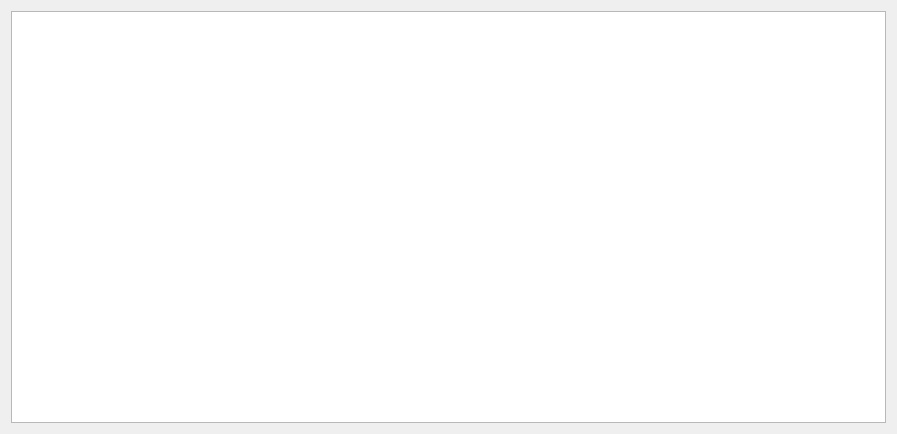
<?xml version="1.0" encoding="UTF-8"?>
<ui version="4.0">
 <class>FormTableView</class>
 <widget class="QWidget" name="FormTableView">
  <property name="geometry">
   <rect>
    <x>0</x>
    <y>0</y>
    <width>897</width>
    <height>434</height>
   </rect>
  </property>
  <property name="windowTitle">
   <string>Form</string>
  </property>
  <layout class="QVBoxLayout" name="verticalLayout">
   <item>
    <widget class="QTableView" name="tableView"/>
   </item>
  </layout>
 </widget>
 <resources/>
 <connections/>
</ui>
